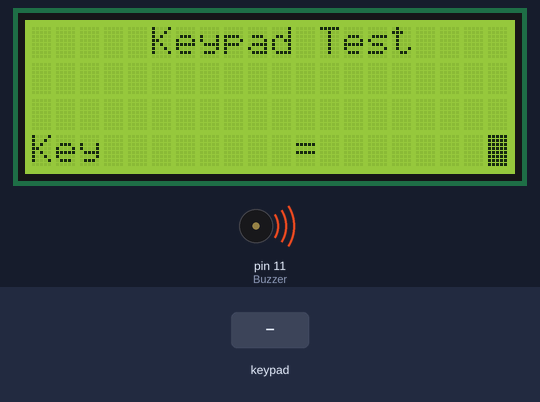
Recording of a sketch running on a simulated Arduino Uno, built with avr-gcc and run on an emulated ATmega328P. Parts: 20×4 character LCD, buzzer (waves = sounding, pin HIGH). The inputs (shaded band) are chosen by the test bench.

Above: at 1.3 s.
1.4 s: key '1' pressed
At 1.61 s:
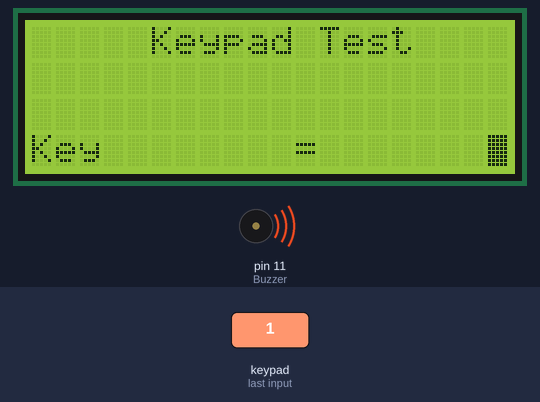
2.9 s: keypad keys 9 8 7 6 pressed 0.4 s apart
At 5.5 s:
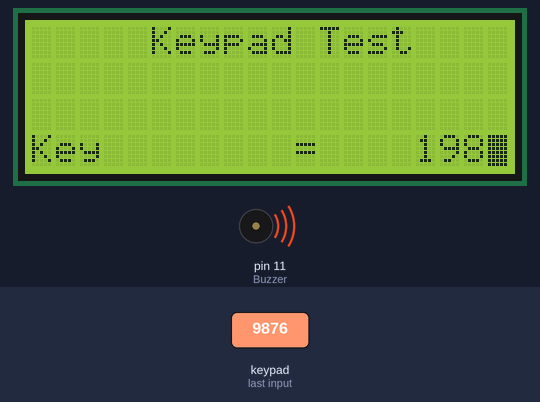
6.0 s: key '#' pressed
At 6.7 s:
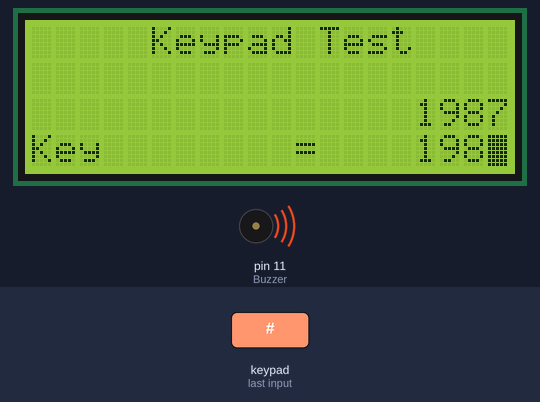
7.8 s: keypad keys 9 8 7 6 # pressed 0.4 s apart
At 10.4 s:
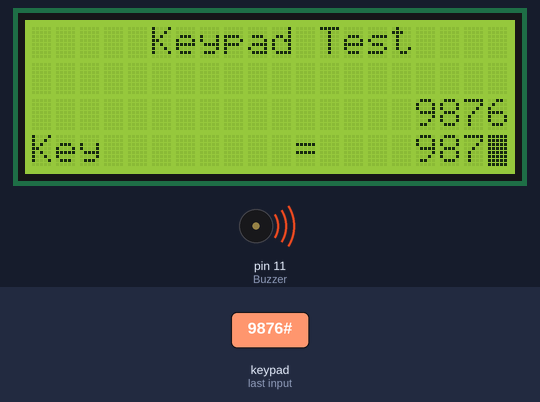
Timing chart, 0 to 11.9 s (numbered marks = the images above; inputs shaded):
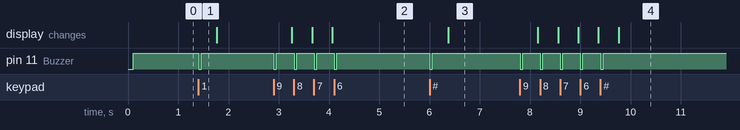

Measured:
- after the input at 1.4 s, pin 11 (Buzzer): HIGH → LOW at once, → HIGH 0.05 s later
- after the input at 2.9 s, pin 11 (Buzzer): alternates HIGH for 0.35 s and LOW for 0.05 s, 8 changes in all, then stays HIGH, starting at once; the display: first changes after 0.36 s (image 2 shows a later state)
- after the input at 6.0 s, pin 11 (Buzzer): HIGH → LOW at once, → HIGH 0.05 s later; the display: first changes after 0.37 s (image 3 shows a later state)
- after the input at 7.8 s, pin 11 (Buzzer): alternates HIGH for 0.35 s and LOW for 0.05 s, 10 changes in all, then stays HIGH, starting at once; the display: first changes after 0.36 s (image 4 shows a later state)

The sketch:

Keypad___LCD_Module.ino
```cpp
#include <Wire.h>
#include <LiquidCrystal_I2C.h>
#include <Keypad.h>

int Buzzer = 11; //ตัวลำโพง ต่อ ขา 11

const byte ROWS = 4; //แถว
const byte COLS = 4; //บรรรทัด
char keys [ROWS] [COLS] = {

  {'1','2','3','A'}, //ตามจำนวณปุ่มkeypen
  {'4','5','6','B'},
  {'7','8','9','C'},
  {'*','0','#','D'},
};

byte rowPins[ROWS] = {9,8,7,6}; //ไม่รู้
byte colPins[COLS] = {5,4,3,2}; //ไม่รู้


Keypad keypad = Keypad(makeKeymap(keys),rowPins,colPins,ROWS,COLS);
LiquidCrystal_I2C lcd(0x3F,20,4);

//--------------------------------------------------
void setup() {
  Serial.begin(9600); //ความเร็วส่งข้อมูล
  lcd.begin();
  lcd.home();
  lcd.setCursor(0,0);
  lcd.print("     Keypad Test     ");
  lcd.setCursor(0,3);
  lcd.print("Key        =         ");
  pinMode(Buzzer,OUTPUT); //บอกโปรแกรมว่า Buzzer เป็น OUTPUT
  digitalWrite(Buzzer,HIGH); // HIGH คือปิดเพราะ ไม่งันมันจะดังตลอด
  lcd.blink();
  lcd.setCursor(19,3);
}
//--------------------------------------------------
void loop()
 {int Num;

     Num = GetNum(4,16,3);                //GetNum(4,16,3)
     lcd.setCursor(16,2);                       // 4 จำนวณที่เก็บ จะเกิน 4 หลักไม่ได้ 16 จริงๆคือ 17 สรุปก็คือจะไปโชว์ที่ 17 บรรดทัดที่ 4
     lcd.print(Num);
 }
//--------------------------------------------------
char BufNum[8];
void  SlideNum(void)
{
  BufNum[6]  = BufNum[5];
  BufNum[5]  = BufNum[4];
  BufNum[4]  = BufNum[3];
  BufNum[3]  = BufNum[2];
  BufNum[2]  = BufNum[1];
  BufNum[1]  = BufNum[0];
}
//---------------------------------------------------
unsigned long GetNum(int Count,int X,int Y)
{ char Key,i,N;
  int Sum;

  lcd.setCursor(X+(Count-1),Y);
  N = 0;
  for(i=0;i<Count;i++){BufNum[i] = ' ';}
  i = 0;
  while(Key != '#')
  { Key = NO_KEY;
    while(Key == NO_KEY){Key = keypad.getKey();}
    Beep(); delay(300);
   if(Key == '*'){for(i=0;i<Count;i++){BufNum[i] = ' ';}N = 0;}
   if((N < Count)&&(Key >= '0')&&(Key <= '9'))
   { SlideNum();
     BufNum[0] = Key;
     N++;
   }
   lcd.setCursor(X,Y);
   for(i=0;i<Count;i++){lcd.print(BufNum[Count-(i+1)]);}
   lcd.setCursor(X+(Count-1),Y);

  }
Sum = 0;
for(i=0;i<Count;i++)
 {
   if(BufNum[Count-(i+1)]==0x20){BufNum[Count-(i+1)] = '0';}
   Sum = (Sum*10) + (BufNum[Count-(i+1)]-'0');
 }
lcd.noCursor();
return(Sum);
}
//--------------------------------------------------
void Beep()
{
  digitalWrite(Buzzer,LOW);delay(50);
  digitalWrite(Buzzer,HIGH);
}
//--------------------------------------------------
```
